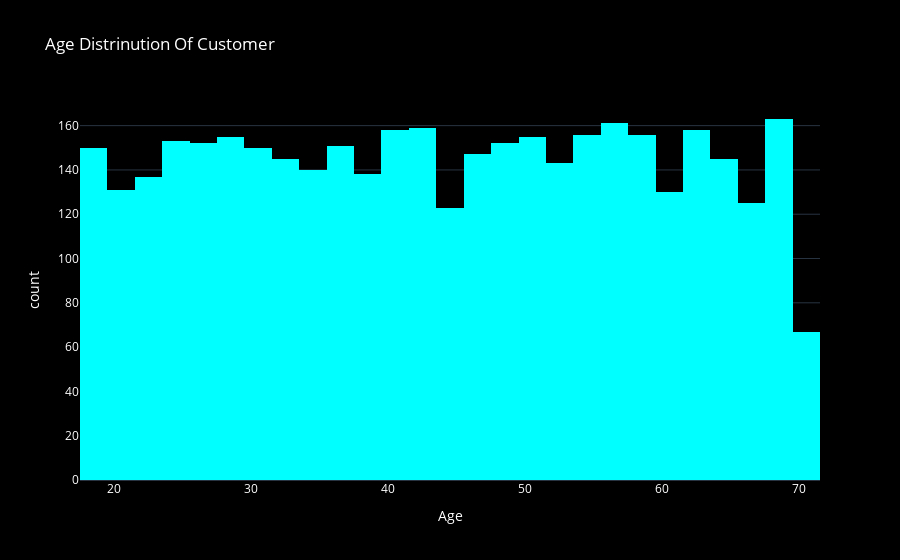

Here is the notebook cell this chart was saved with:
### Code cell
fig_age=px.histogram(df, x='Age', nbins=50, title='Age Distrinution Of Customer', color_discrete_sequence=['Cyan'])
fig_age.update_layout(template='plotly_dark',plot_bgcolor='black',paper_bgcolor='black', font=dict(color='white'))
fig_age.show()

### Figure 1 — Plotly figure (JSON) as saved in the notebook; plotly's stock layout.template omitted (floating-point values rounded to 4 significant figures; data arrays with more than 128 entries replaced by an {"elided": "..."} marker saying what was removed)
{"data": [{"alignmentgroup": "True", "bingroup": "x", "hovertemplate": "Age=%{x}<br>count=%{y}<extra></extra>", "legendgroup": "", "marker": {"color": "Cyan", "pattern": {"shape": ""}}, "name": "", "nbinsx": 50, "offsetgroup": "", "orientation": "v", "showlegend": false, "type": "histogram", "x": {"elided": "3900 int values"}, "xaxis": "x", "yaxis": "y"}], "layout": {"barmode": "relative", "font": {"color": "white"}, "legend": {"tracegroupgap": 0}, "paper_bgcolor": "black", "plot_bgcolor": "black", "title": {"text": "Age Distrinution Of Customer"}, "xaxis": {"anchor": "y", "domain": [0, 1], "title": {"text": "Age"}}, "yaxis": {"anchor": "x", "domain": [0, 1], "title": {"text": "count"}}}}
